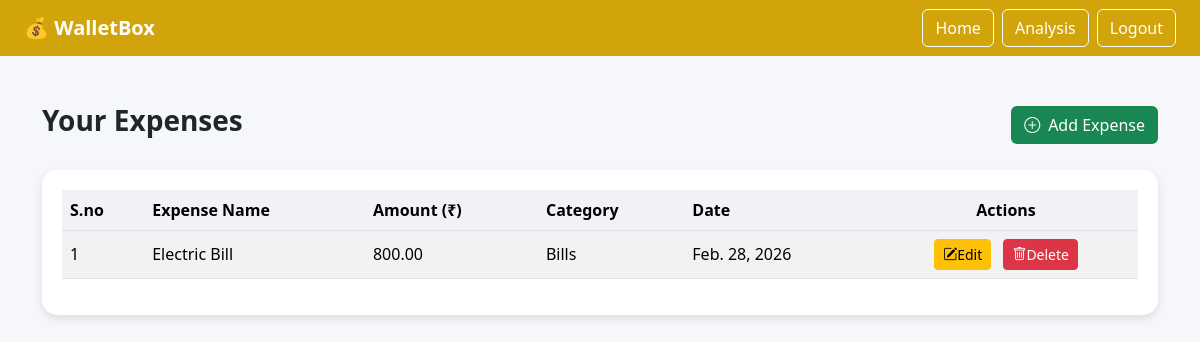
The page /home/ (signed in) on the database as committed earlier.
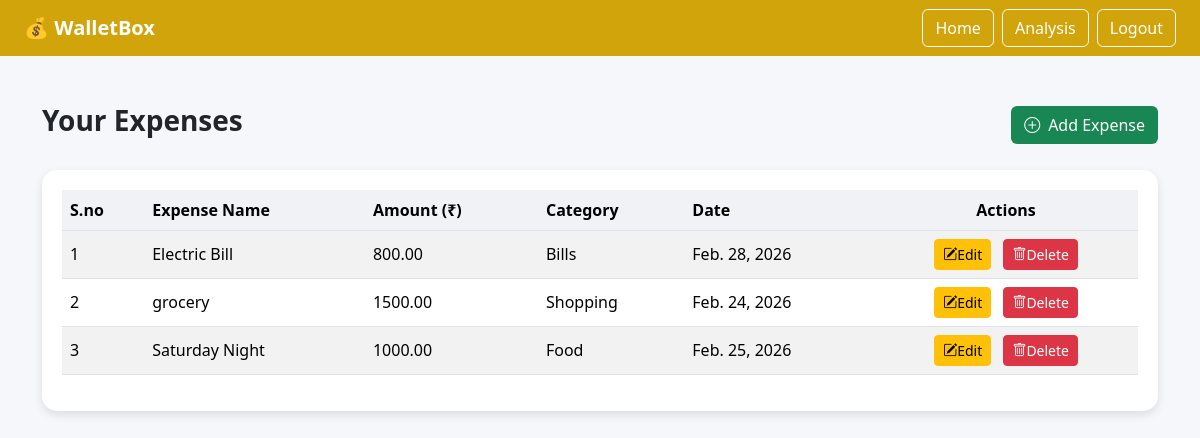
The same page on the database as committed later.
### main/models.py (models this page shows, shortened)
class Expense(models.Model):
    user = models.ForeignKey(User, on_delete=models.CASCADE)
    name = models.CharField(max_length=100)
    amount = models.DecimalField(max_digits=10, decimal_places=2)
    category = models.CharField(max_length=50)
    date = models.DateField()

### main/views.py (the view)
# urls.py: path('home/', home_views , name='home_views'),
@login_required
def home_views(request):
    expenses = Expense.objects.filter(user=request.user)
    return render(request, 'home.html', {'expenses': expenses})

### main/templates/home.html (shortened to what this page needs)
{% load static %}
<!DOCTYPE html>
<html lang="en">
<head>
    <link href="https://cdn.jsdelivr.net/npm/bootstrap@5.3.3/dist/css/bootstrap.min.css" rel="stylesheet">
    <link href="https://cdn.jsdelivr.net/npm/bootstrap-icons@1.11.3/font/bootstrap-icons.css" rel="stylesheet">
</head>
<body>
    <nav class="navbar navbar-expand-lg">
    <div class="container-fluid px-4">
        <a class="navbar-brand" href="{% url 'home_views' %}">💰 WalletBox</a>
        <div class="ms-auto d-flex align-items-center">
            <a href="{% url 'home_views' %}" class="btn btn-outline-light me-2">
                Home
            </a>
            <a href="{% url 'charts' %}" class="btn btn-outline-light me-2">
                Analysis
            </a>
            <a href="{% url 'logout' %}" class="btn btn-outline-light">
                Logout
            </a>
        </div>
    </div>
</nav>
    <div class="container mt-5">
        <div class="d-flex justify-content-between align-items-center mb-4">
            <h3 class="fw-bold">Your Expenses</h3>
            <a href="{% url 'add_expense' %}" class="btn btn-add">
                <i class="bi bi-plus-circle me-2"></i>Add Expense
            </a>
        </div>
        <div class="table-container">
            <table class="table table-striped table-hover align-middle">
                <thead>
                    <tr>
                        <th>S.no</th>
                        <th>Expense Name</th>
                        <th>Amount (₹)</th>
                        <th>Category</th>
                        <th>Date</th>
                        <th class="text-center">Actions</th>
                    </tr>
                </thead>
                <tbody>
                    {% for expense in expenses %}
                    <tr>
                        <td>{{ forloop.counter }}</td>
                        <td>{{ expense.name }}</td>
                        <td>{{ expense.amount }}</td>
                        <td>{{ expense.category }}</td>
                        <td>{{ expense.date }}</td>
                        <td class="text-center">
                            <a href="{% url 'edit_expense' expense.id %}" class="btn btn-sm btn-warning me-2">
                                <i class="bi bi-pencil-square"></i>Edit
                            </a>
                            <a href="{% url 'delete_expense' expense.id %}" class="btn btn-sm btn-danger">
                                <i class="bi bi-trash"></i>Delete
                            </a>
                        </td>
                    </tr>
                    {% empty %}
                    <tr>
                        <td colspan="6" class="text-center text-muted">No expenses yet — add one above!</td>
                    </tr>
                    {% endfor %}
                </tbody>
            </table>
        </div>
    </div>
</body>
</html>

### main/templates/home.html (style rules this page uses)
body { background-color: #f5f7fa; }
.navbar { background: #d2a40b; }
.navbar-brand { color: white; font-weight: bold; }
.navbar .nav-link, .navbar .btn { color: white; }
.table-container { background: white; border-radius: 15px; box-shadow: 0 4px 10px rgba(0,0,0,0.1); padding: 20px; }
.table th { background-color: #f0f2f5; }
.btn-add { background-color: #198754; color: white; }

Rows that differ between the two databases and show on the page:
added Expense: name "grocery", amount "1500.00", category "Shopping", date "Feb. 24, 2026"
added Expense: name "Saturday Night", amount "1000.00", category "Food", date "Feb. 25, 2026"
